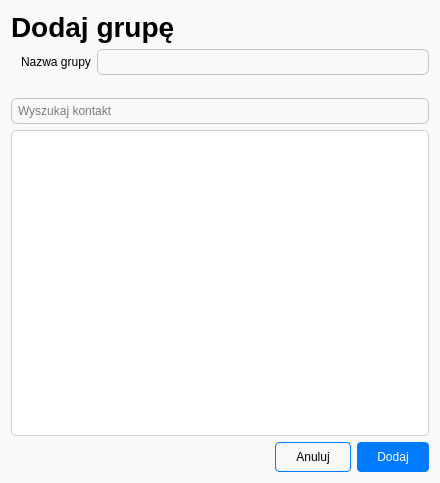
<?xml version="1.0" encoding="UTF-8"?>
<ui version="4.0">
 <class>creategroup</class>
 <widget class="QWidget" name="creategroup">
  <property name="geometry">
   <rect>
    <x>0</x>
    <y>0</y>
    <width>440</width>
    <height>483</height>
   </rect>
  </property>
  <property name="windowTitle">
   <string>Form</string>
  </property>
  <property name="styleSheet">
   <string notr="true">* {
	border: none;
	background-color: transparent;
	padding: 0;
	margin: 0;
	color: black;
}

#label {
	font-size: 28px;
	font-weight: bold;
}

QLineEdit{
	border: 1px solid #C4C4C4;
	background-color: white;
	border-radius: 6px;
    padding: 4px;
}

QLineEdit:focus {
	border-color: #1C2028;
}

QWidget {
	background-color: #F9F9F9;
}

QPushButton {
	background-color: #007BFF; 
	color: white;
	padding: 8px 20px;
	border-radius: 4px;
	text-align: center;
	text-decoration: none;
}

QPushButton:hover {
	background-color: #42A5F5;
}

#closeBtn {
	background: transparent;
	color: black;
	border: 1px solid #007BFF;
	text-decoration: none;
	padding-top: 7px;
	padding-bottom: 7px;
}

#closeBtn:hover {
	background-color: #F5F5F5;
}

QListWidget {
	background-color: #ffffff;
	border: 1px solid #d0d0d0;
	border-radius: 4px;
	font-size: 12px;
}

QListWidget::item {
    padding: 8px 12px;
    border-radius: 4px;
}
QListWidget::item:alternate {
    background-color: #f9f9f9;
}

QListWidget::item:hover {
    background-color: #f0f7ff;
    color: #202020;
}
QListWidget::item:selected {
    background-color: #e7f0fd;
    color: #202020;
    border: 1px solid #a0c4ff;
    border-radius: 4px;
}

QListWidget::item:selected:hover {
    background-color: #d7e5f7;
    color: #202020;
    border: 1px solid #7aaaff;
}

QCheckBox {
    spacing: 10px;
    color: #202020;
}

QCheckBox::indicator {
    width: 18px;
	height: 18px;
	border-radius: 4px;
	border: 2px solid #007BFF;
	background: transparent;
}

QCheckBox::indicator:hover {
	border-color: #0056b3;
}

QCheckBox::indicator:checked {
	background-color: #007BFF;
	border: 2px solid #007BFF;
}

QCheckBox::indicator:checked:hover {
	background-color: #0056b3;
	border-color: #0056b3;
}</string>
  </property>
  <layout class="QVBoxLayout" name="verticalLayout_2">
   <item>
    <widget class="QLabel" name="label">
     <property name="text">
      <string>Dodaj grupę</string>
     </property>
    </widget>
   </item>
   <item>
    <layout class="QHBoxLayout" name="horizontalLayout">
     <property name="leftMargin">
      <number>10</number>
     </property>
     <property name="rightMargin">
      <number>0</number>
     </property>
     <item>
      <widget class="QLabel" name="label_2">
       <property name="text">
        <string>Nazwa grupy</string>
       </property>
      </widget>
     </item>
     <item>
      <widget class="QLineEdit" name="groupNameInput"/>
     </item>
    </layout>
   </item>
   <item>
    <layout class="QVBoxLayout" name="verticalLayout">
     <property name="topMargin">
      <number>8</number>
     </property>
     <item>
      <widget class="Line" name="line">
       <property name="orientation">
        <enum>Qt::Orientation::Horizontal</enum>
       </property>
      </widget>
     </item>
     <item>
      <widget class="QLineEdit" name="inputSearch">
       <property name="placeholderText">
        <string>Wyszukaj kontakt</string>
       </property>
      </widget>
     </item>
     <item>
      <widget class="QListWidget" name="groupList">
       <property name="selectionMode">
        <enum>QAbstractItemView::SelectionMode::NoSelection</enum>
       </property>
      </widget>
     </item>
    </layout>
   </item>
   <item>
    <layout class="QHBoxLayout" name="horizontalLayout_2">
     <property name="leftMargin">
      <number>0</number>
     </property>
     <property name="rightMargin">
      <number>0</number>
     </property>
     <item>
      <spacer name="horizontalSpacer">
       <property name="orientation">
        <enum>Qt::Orientation::Horizontal</enum>
       </property>
       <property name="sizeHint" stdset="0">
        <size>
         <width>40</width>
         <height>20</height>
        </size>
       </property>
      </spacer>
     </item>
     <item>
      <widget class="QPushButton" name="closeBtn">
       <property name="text">
        <string>Anuluj</string>
       </property>
      </widget>
     </item>
     <item>
      <widget class="QPushButton" name="addBtn">
       <property name="text">
        <string>Dodaj</string>
       </property>
      </widget>
     </item>
    </layout>
   </item>
  </layout>
 </widget>
 <resources/>
 <connections/>
</ui>
